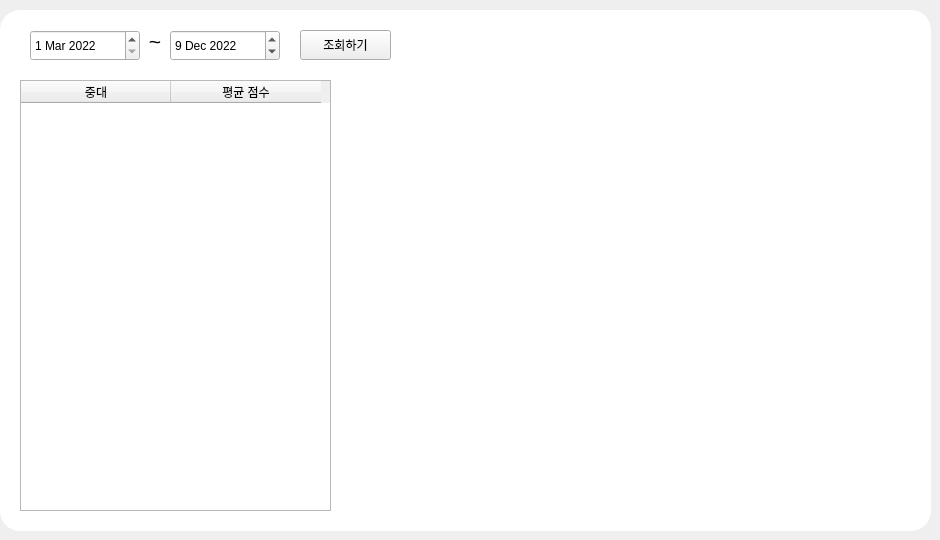
     <widget class="QWidget" name="tab">
      <attribute name="title">
       <string>중대별 통계</string>
      </attribute>
      <widget class="QLabel" name="topbg_3">
       <property name="geometry">
        <rect>
         <x>0</x>
         <y>10</y>
         <width>931</width>
         <height>521</height>
        </rect>
       </property>
       <property name="styleSheet">
        <string notr="true">border-radius:20px;
background-color:rgb(255, 255, 255)</string>
       </property>
       <property name="text">
        <string/>
       </property>
      </widget>
      <widget class="QPushButton" name="pushButton_5">
       <property name="geometry">
        <rect>
         <x>300</x>
         <y>30</y>
         <width>91</width>
         <height>30</height>
        </rect>
       </property>
       <property name="text">
        <string>조회하기</string>
       </property>
      </widget>
      <widget class="QDateEdit" name="dateEdit">
       <property name="geometry">
        <rect>
         <x>30</x>
         <y>30</y>
         <width>110</width>
         <height>31</height>
        </rect>
       </property>
       <property name="dateTime">
        <datetime>
         <hour>0</hour>
         <minute>0</minute>
         <second>0</second>
         <year>2022</year>
         <month>3</month>
         <day>1</day>
        </datetime>
       </property>
      </widget>
      <widget class="QDateEdit" name="dateEdit_2">
       <property name="geometry">
        <rect>
         <x>170</x>
         <y>30</y>
         <width>110</width>
         <height>31</height>
        </rect>
       </property>
       <property name="dateTime">
        <datetime>
         <hour>0</hour>
         <minute>0</minute>
         <second>0</second>
         <year>2022</year>
         <month>12</month>
         <day>9</day>
        </datetime>
       </property>
      </widget>
      <widget class="QLabel" name="label_19">
       <property name="geometry">
        <rect>
         <x>140</x>
         <y>30</y>
         <width>21</width>
         <height>22</height>
        </rect>
       </property>
       <property name="font">
        <font>
         <pointsize>16</pointsize>
         <weight>50</weight>
         <bold>false</bold>
        </font>
       </property>
       <property name="styleSheet">
        <string notr="true">background-color: rgb(255, 255, 255);</string>
       </property>
       <property name="text">
        <string>~</string>
       </property>
       <property name="alignment">
        <set>Qt::AlignRight|Qt::AlignTrailing|Qt::AlignVCenter</set>
       </property>
      </widget>
      <widget class="QTableWidget" name="tableWidget_5">
       <property name="geometry">
        <rect>
         <x>20</x>
         <y>80</y>
         <width>311</width>
         <height>431</height>
        </rect>
       </property>
       <property name="styleSheet">
        <string notr="true">font: 29 15pt &quot;Noto Sans CJK HK DemiLight&quot;;</string>
       </property>
       <property name="lineWidth">
        <number>1</number>
       </property>
       <property name="verticalScrollBarPolicy">
        <enum>Qt::ScrollBarAsNeeded</enum>
       </property>
       <property name="sizeAdjustPolicy">
        <enum>QAbstractScrollArea::AdjustToContents</enum>
       </property>
       <property name="autoScrollMargin">
        <number>16</number>
       </property>
       <property name="defaultDropAction">
        <enum>Qt::IgnoreAction</enum>
       </property>
       <property name="alternatingRowColors">
        <bool>false</bool>
       </property>
       <property name="selectionMode">
        <enum>QAbstractItemView::NoSelection</enum>
       </property>
       <property name="textElideMode">
        <enum>Qt::ElideRight</enum>
       </property>
       <property name="showGrid">
        <bool>true</bool>
       </property>
       <property name="sortingEnabled">
        <bool>false</bool>
       </property>
       <attribute name="horizontalHeaderCascadingSectionResizes">
        <bool>true</bool>
       </attribute>
       <attribute name="horizontalHeaderDefaultSectionSize">
        <number>150</number>
       </attribute>
       <attribute name="horizontalHeaderHighlightSections">
        <bool>true</bool>
       </attribute>
       <attribute name="verticalHeaderVisible">
        <bool>false</bool>
       </attribute>
       <column>
        <property name="text">
         <string>중대</string>
        </property>
       </column>
       <column>
        <property name="text">
         <string>평균 점수</string>
        </property>
       </column>
      </widget>
      <widget class="MplWidget" name="MplWidget_3" native="true">
       <property name="geometry">
        <rect>
         <x>350</x>
         <y>80</y>
         <width>561</width>
         <height>431</height>
        </rect>
       </property>
       <widget class="QLabel" name="label_21">
        <property name="geometry">
         <rect>
          <x>180</x>
          <y>10</y>
          <width>201</width>
          <height>41</height>
         </rect>
        </property>
        <property name="font">
         <font>
          <family>PibotoLt</family>
          <pointsize>16</pointsize>
          <weight>75</weight>
          <italic>false</italic>
          <bold>true</bold>
         </font>
        </property>
        <property name="styleSheet">
         <string notr="true">background-color: rgb(255, 255, 255);</string>
        </property>
        <property name="text">
         <string/>
        </property>
        <property name="alignment">
         <set>Qt::AlignCenter</set>
        </property>
       </widget>
      </widget>
     </widget>
